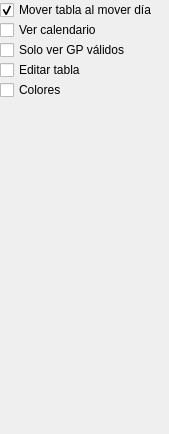
        <widget class="QWidget" name="page_7">
         <property name="geometry">
          <rect>
           <x>0</x>
           <y>0</y>
           <width>169</width>
           <height>434</height>
          </rect>
         </property>
         <attribute name="label">
          <string>Configuración</string>
         </attribute>
         <widget class="QCheckBox" name="chk_move_table">
          <property name="geometry">
           <rect>
            <x>0</x>
            <y>0</y>
            <width>181</width>
            <height>20</height>
           </rect>
          </property>
          <property name="text">
           <string>Mover tabla al mover día</string>
          </property>
          <property name="checked">
           <bool>true</bool>
          </property>
         </widget>
         <widget class="QCheckBox" name="checkBox">
          <property name="geometry">
           <rect>
            <x>0</x>
            <y>20</y>
            <width>181</width>
            <height>20</height>
           </rect>
          </property>
          <property name="text">
           <string>Ver calendario</string>
          </property>
         </widget>
         <widget class="QCheckBox" name="checkBox_2">
          <property name="geometry">
           <rect>
            <x>0</x>
            <y>40</y>
            <width>161</width>
            <height>20</height>
           </rect>
          </property>
          <property name="text">
           <string>Solo ver GP válidos</string>
          </property>
         </widget>
         <widget class="QCheckBox" name="chk_edit_table">
          <property name="geometry">
           <rect>
            <x>0</x>
            <y>60</y>
            <width>131</width>
            <height>20</height>
           </rect>
          </property>
          <property name="text">
           <string>Editar tabla</string>
          </property>
         </widget>
         <widget class="QCheckBox" name="chk_enable_gp_btn_colors">
          <property name="geometry">
           <rect>
            <x>0</x>
            <y>80</y>
            <width>81</width>
            <height>20</height>
           </rect>
          </property>
          <property name="text">
           <string>Colores</string>
          </property>
         </widget>
        </widget>
